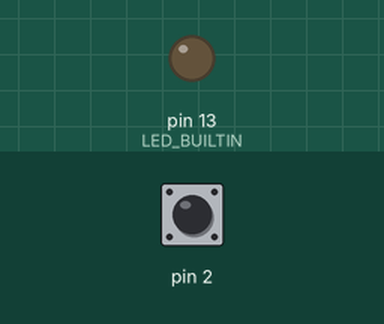
This sketch was run on a simulated Arduino Uno, built with avr-gcc and run on an emulated ATmega328P. Parts: output pins drawn as LEDs (lit = HIGH). Dashed ring = blinking. Inputs (shaded band) come from the test bench; at power-on: pin 2 HIGH.

Above: at 1.2 s.
1.3 s: pin 2 pulsed LOW 5 times (0.12 s each, 0.3 s apart)
At 1.57 s:
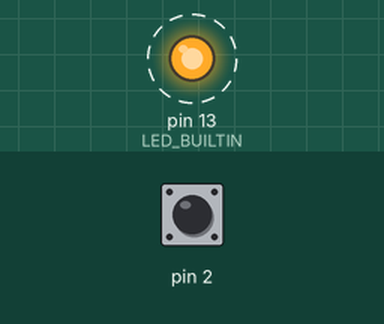
At 3.4 s:
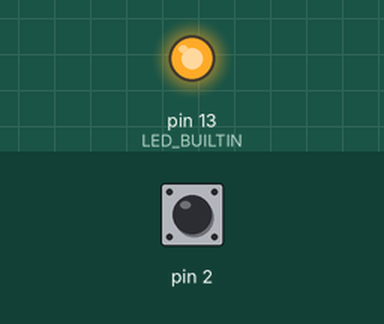
Timing chart, 0 to 4.9 s (numbered marks = the images above; inputs shaded):
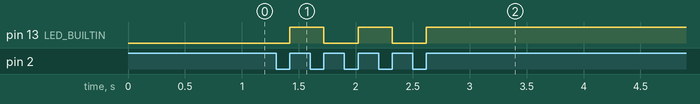

Measured:
- after the input at 1.3 s, pin 13 (LED_BUILTIN): alternates HIGH for 0.30 s and LOW for 0.30 s, 5 changes in all, then stays HIGH, starting after 0.12 s

The sketch:

main.ino
```cpp
bool on, pressed;


void setup() {
  // put your setup code here, to run once:
  pinMode(LED_BUILTIN, OUTPUT);
  pinMode(2, INPUT);
  on = false;
  pressed = false;
  digitalWrite(LED_BUILTIN, LOW);
}

void loop() {
  // put your main code here, to run repeatedly:
  int button1 = digitalRead(2);
  if (button1 == LOW) {
    pressed = true;
  }
  if(pressed == true && button1 == HIGH) {
    pressed = false;
    on = !on;
  }
  if (on == true) {
    digitalWrite(LED_BUILTIN, HIGH);
  }
  else {
    digitalWrite(LED_BUILTIN, LOW);
  }
}
```
